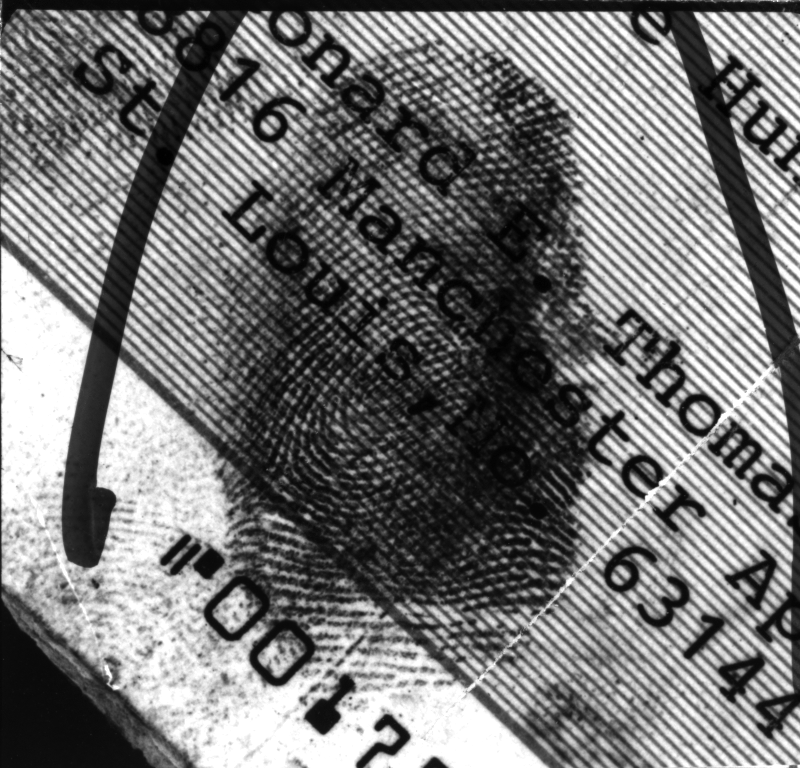
%> input picture notch-filter&gabor-filter/22.bmp, 800 x 768 px
$ octave main.m   (GNU Octave 9; MATLAB toolbox functions it lacks are replaced by stand-ins)
%> lines starting %> are read from the running program, lines starting %| are printed output that depends on the picture
I = imread('22.bmp');
%> I is the input picture: size 768x800 uint8; min 0, max 255, mean 117.8
[M,N] = size(I);
%> M = 768; N = 800
P = max(2*[M N]);% Padding size.
%> P = 1600
F = fftshift(fft2(I,P,P));
close all;
figure(1),imshow(I,[]);
figure(2),imshow(log(1+abs(F)),[]);
%> after `imshow(log(1+abs(F)),[])`:
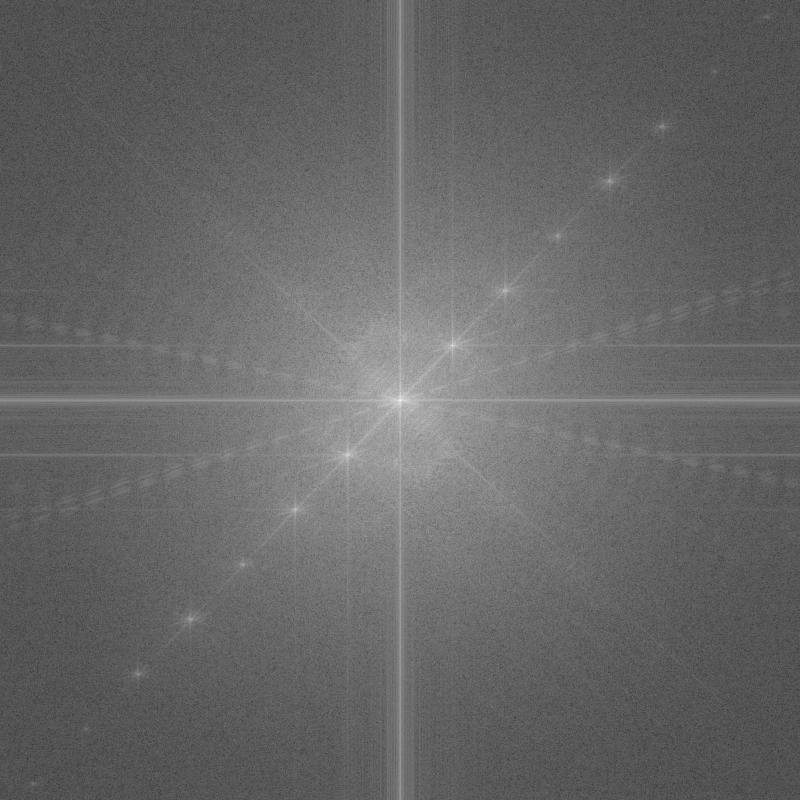
%> displayed picture: size 1600x1600, on the screen's scale of 0 to 255 (shown at 1/2 size); min 0, max 255, mean 102.3
%[X,Y] = ginput;
% Creat 11 pairs of notch reject filters
p = 1.0e+03 * [0.1755 1.4595; 0.2775 1.3515; 0.3835 1.2435; 0.4875 1.1335; 0.5895 1.0235; 0.6975 0.9115; 0.9075 0.6955; 1.0095 0.5815; 1.1175 0.4695; 1.2175 0.3675; 1.3255 0.2515];% locations of maxima, found by ginput
H = ones(P,P);
[DX, DY] = meshgrid(1:P);
D0 = 20;
n=1;
for k = 1:11
    Dk1 = sqrt((DX-p(k,1)).^2+(DY-p(k,2)).^2);
    Dk2 = sqrt((DX-P-2+p(k,1)).^2+(DY-P-2+p(k,2)).^2);
    H1 = 1./(1+(D0./Dk1).^(2*n));
    H2 = 1./(1+(D0./Dk2).^(2*n));
    H = H.*H1.*H2;
end
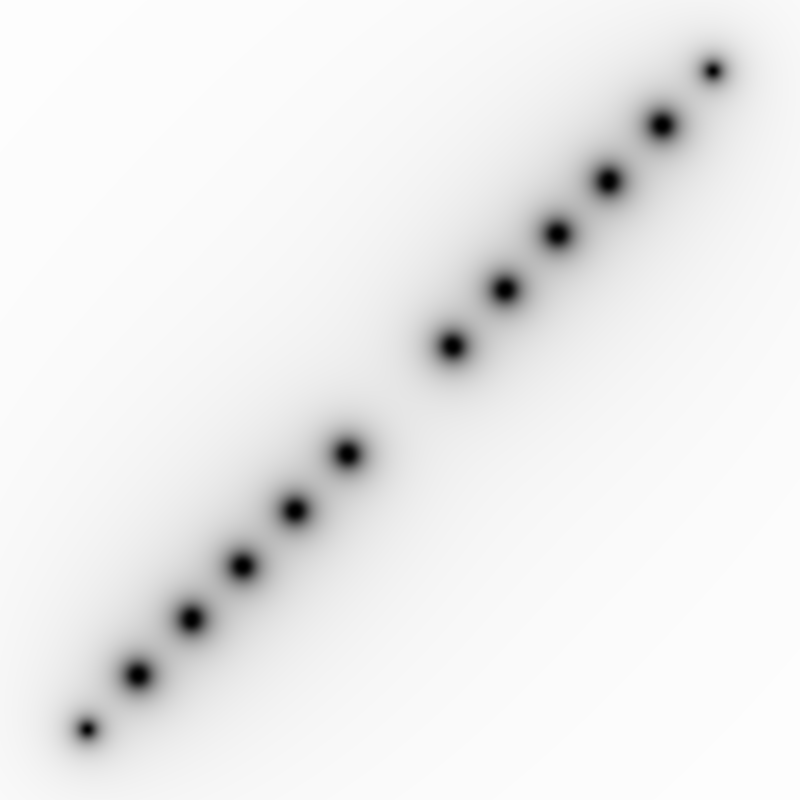
%> H: size 1600x1600 double (shown at 1/2 size); min 1.45e-06, max 0.994, mean 0.932
close all;
figure(1),clf
subplot(2,3,1),imshow(I),title('Original Image');
subplot(2,3,2),imshow(log(1+abs(F)),[]),title('Frequency');
subplot(2,3,3),imshow(H,[]);
% Filtering
G = H.*F;
g = real(ifft2(ifftshift(G)));% reverse
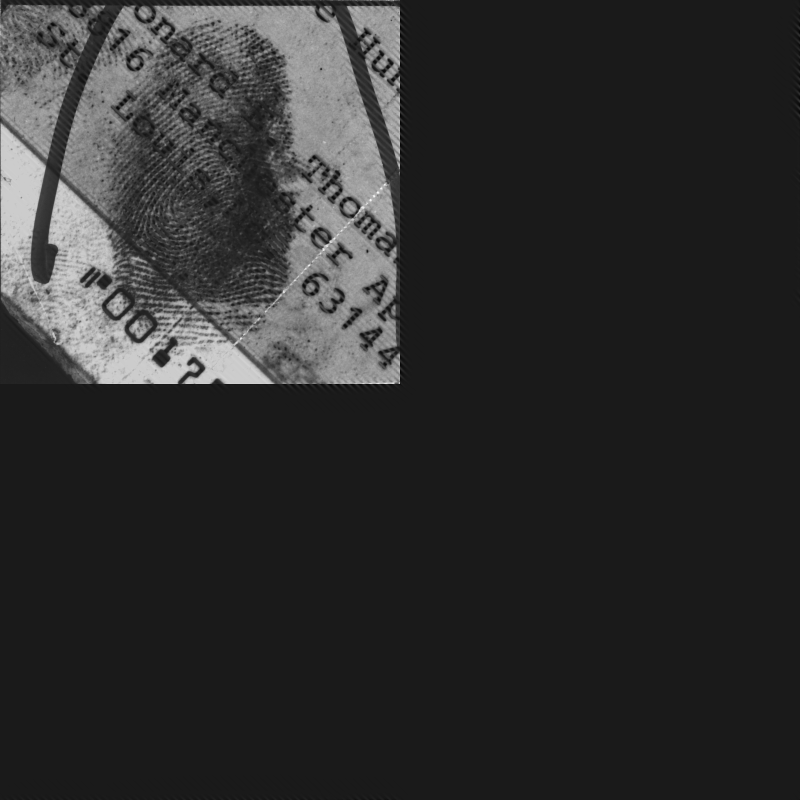
%> g: size 1600x1600 double (shown at 1/2 size); min -33.98, max 295.4, mean 25.5; drawn with min black and max white
g = g(1:M,1:N);
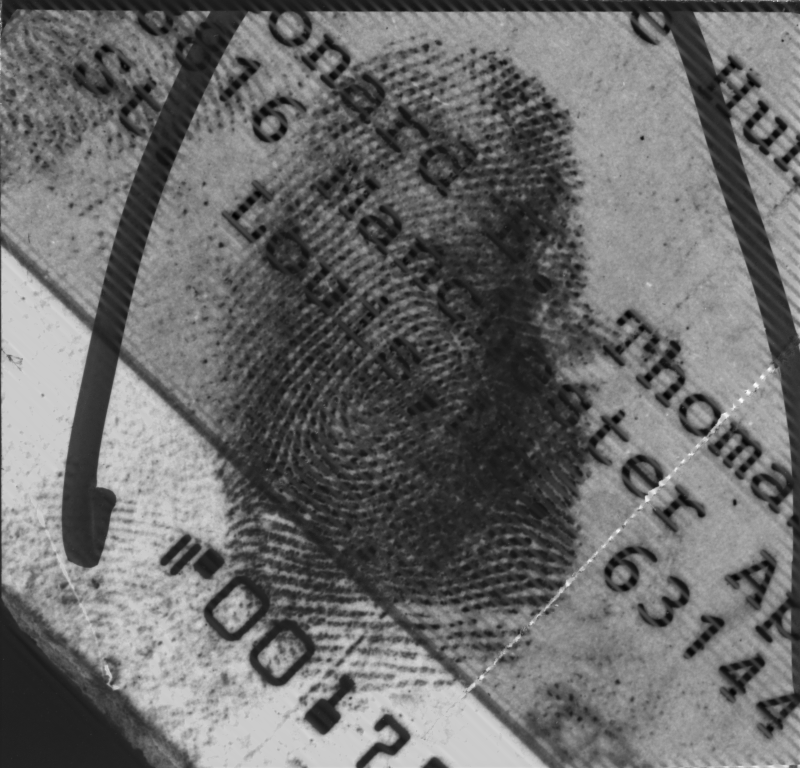
%> g: size 768x800 double; min -32.45, max 295.4, mean 106.3; drawn with min black and max white
subplot(2,3,4),imshow(log(1+abs(G)),[]);
subplot(2,3,5),imshow(g,[]),title('Notch Filter');
%> after `title('Notch Filter')`:
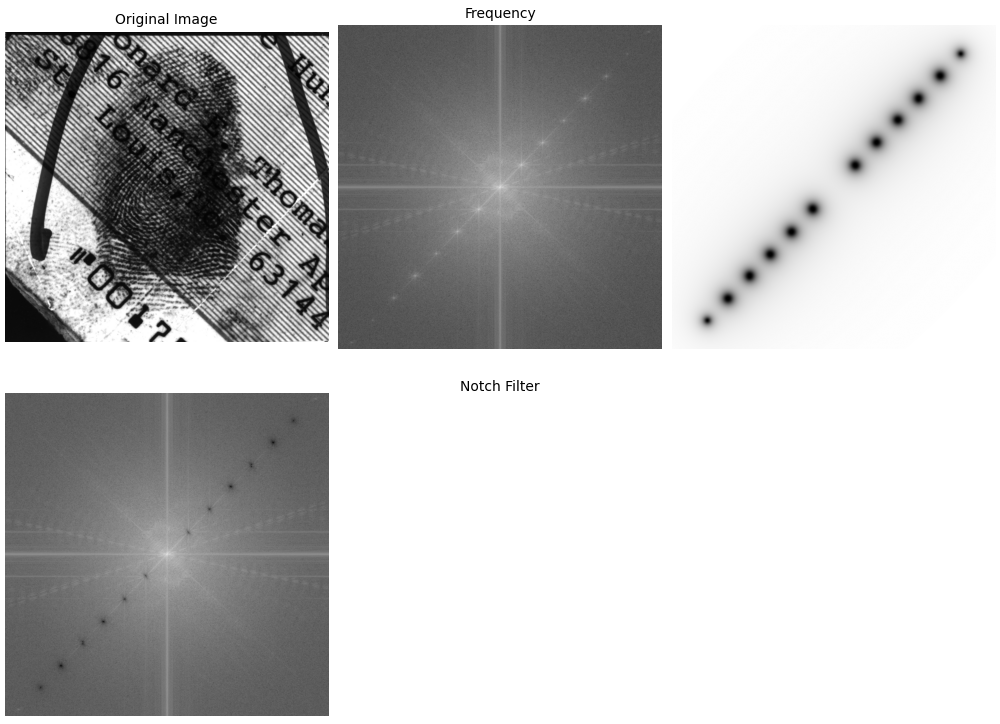
%> figure redrawn from the program's plot data, 5 panels
%Gabor Filetering
close all;
wavelength = 10; %wavelength, parameter
orientation = 11.25;
for k = 0:15
%> (the run ends here)
